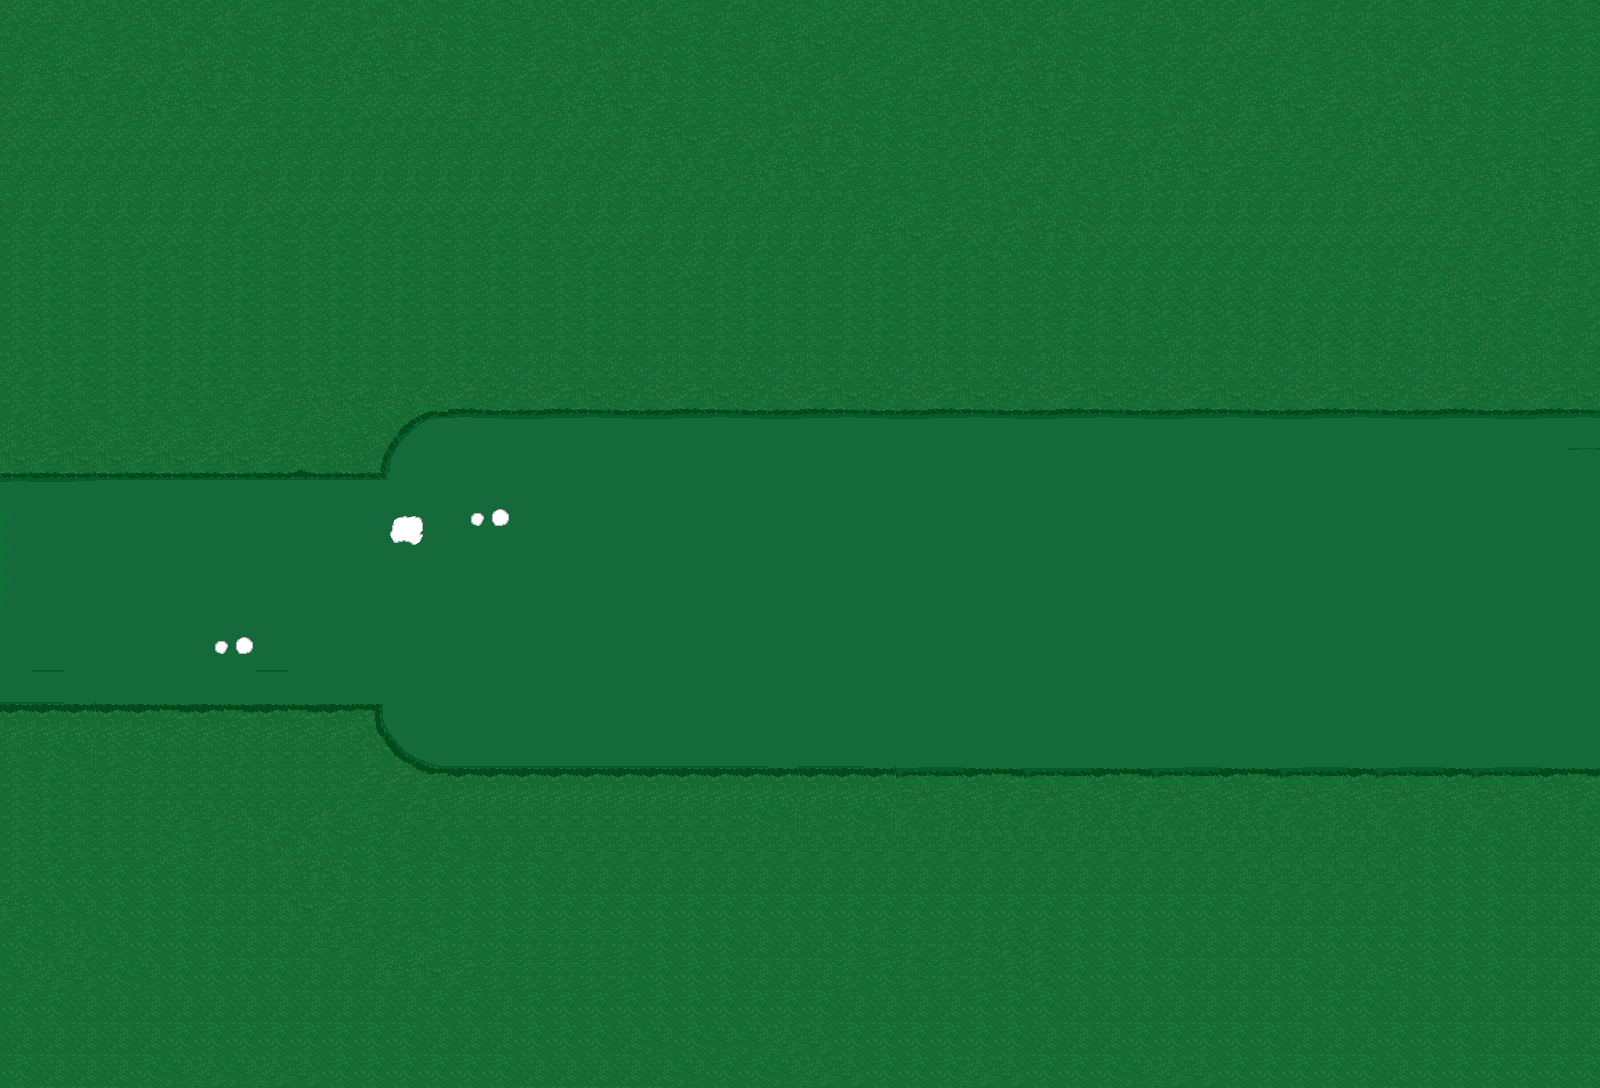

Tiled map render using the project's own tile images. Description and the map definition, with tile-layer contents summarised, below:
An orthogonal 50x34 tile map with 32x32 px tiles, 3 tile layers (Tile Layer 2, Tile Layer 1, Tile Layer 3), 4 tilesets and 26 objects (16x spobject, 2x character, level Info, item, trigger).

<map version="1.2" tiledversion="1.2.1" orientation="orthogonal" renderorder="right-down" width="50" height="34" tilewidth="32" tileheight="32" infinite="0" nextlayerid="6" nextobjectid="60">
 <tileset firstgid="1" name="playerstart" tilewidth="32" tileheight="32" tilecount="1" columns="1">
  <image source="playerstart.png" width="32" height="32" />
  <tile id="0">
   <properties>
    <property name="orient" value="right" />
    <property name="playerstart" value="" />
   </properties>
  </tile>
 </tileset>
 <tileset firstgid="2" name="grassdungeon1" tilewidth="32" tileheight="32" tilecount="1700" columns="50">
  <image source="grassdungeon1.png" width="1600" height="1088" />
 </tileset>
 <tileset firstgid="1702" name="grassdungeon2" tilewidth="32" tileheight="32" tilecount="1700" columns="50">
  <image source="grassdungeon2.png" width="1600" height="1088" />
 </tileset>
 <tileset firstgid="3402" name="grassdungeon5" tilewidth="32" tileheight="32" tilecount="1700" columns="50">
  <image source="grassdungeon5.png" width="1600" height="1088" />
 </tileset>
 <layer id="1" name="Tile Layer 2" width="50" height="34">
  <data>[1700 cells, 221 non-empty, 160 distinct tile ids]</data>
 </layer>
 <layer id="2" name="Tile Layer 1" width="50" height="34">
  <data>[1700 cells, 1 non-empty, 1 distinct tile ids]</data>
 </layer>
 <layer id="3" name="Tile Layer 3" width="50" height="34">
  <data>[1700 cells, 1700 non-empty, 324 distinct tile ids]</data>
 </layer>
 <objectgroup id="4" name="Object Layer 1">
  <object id="7" name="level Info" x="1024" y="64" width="24" height="24">
   <properties>
    <property name="areaname" value="It's cold, you idiot." />
    <property name="filter" value="dim" />
    <property name="levelinfo" value="1" />
   </properties>
  </object>
  <object id="12" x="0" y="864" width="896" height="224">
   <properties>
    <property name="block" value="" />
   </properties>
  </object>
  <object id="16" x="1120" y="832" width="480" height="256">
   <properties>
    <property name="block" value="" />
   </properties>
  </object>
  <object id="17" x="-64" y="448" width="32" height="256">
   <properties>
    <property name="NewArea" value="" />
    <property name="area" value="grassdungeon8.tmx" />
    <property name="returnarea" value="1" />
   </properties>
  </object>
  <object id="18" x="1632" y="416" width="32" height="352">
   <properties>
    <property name="NewArea" value="" />
    <property name="area" value="grassdungeon10.tmx" />
    <property name="returnarea" value="0" />
   </properties>
  </object>
  <object id="19" name="flyer" type="item" x="672" y="576" width="60" height="35">
   <properties>
    <property name="description" value="It's a flyer for a coffee shop.\The people on it look... fluffy?" />
    <property name="event1" value="" />
    <property name="image" value="flyer.png" />
    <property name="itemid" value="firstsword" />
   </properties>
  </object>
  <object id="21" x="1568" y="544" width="32" height="32">
   <properties>
    <property name="orient" value="left" />
    <property name="playerstart" value="" />
    <property name="startarea" value="2" />
   </properties>
  </object>
  <object id="38" name="Player Start" type="trigger" x="32" y="544" width="32" height="32">
   <properties>
    <property name="orient" value="down" />
    <property name="playerstart" value="" />
    <property name="startarea" value="0" />
   </properties>
  </object>
  <object id="42" type="spobject" x="0" y="161" width="196" height="298">
   <properties>
    <property name="image" value="snowyforesttreesp.png" />
    <property name="spobject" value="" />
   </properties>
  </object>
  <object id="43" type="spobject" x="192" y="161" width="196" height="298">
   <properties>
    <property name="image" value="snowyforesttreesp.png" />
    <property name="spobject" value="" />
   </properties>
  </object>
  <object id="44" type="spobject" x="0" y="704" width="196" height="298">
   <properties>
    <property name="image" value="snowyforesttreesp.png" />
    <property name="spobject" value="" />
   </properties>
  </object>
  <object id="45" type="spobject" x="192" y="704" width="196" height="298">
   <properties>
    <property name="image" value="snowyforesttreesp.png" />
    <property name="spobject" value="" />
   </properties>
  </object>
  <object id="46" name="Gray Mask" type="character" x="960" y="480" width="32" height="64">
   <properties>
    <property name="" value="" />
    <property name="SPflag1" value="" />
    <property name="description" value="I have an item you'll like,\ but you'll need to work for it..." />
    <property name="image" value="graycloak.gif" />
    <property name="name" value="Shopkeeper" />
    <property name="orient" value="down" />
    <property name="sprite" value="" />
   </properties>
  </object>
  <object id="47" name="Ex-Fredrick" type="character" x="352" y="-96" width="32" height="64">
   <properties>
    <property name="" value="" />
    <property name="description" value="Don't you get it? If you keep going...\...\One of us will have to die." />
    <property name="image" value="sprites/ghostface.png" />
    <property name="name" value="???" />
    <property name="orient" value="left" />
    <property name="sprite" value="" />
   </properties>
  </object>
  <object id="48" type="spobject" x="577" y="96" width="196" height="298">
   <properties>
    <property name="image" value="snowyforesttreesp.png" />
    <property name="spobject" value="" />
   </properties>
  </object>
  <object id="49" type="spobject" x="385" y="96" width="196" height="298">
   <properties>
    <property name="image" value="snowyforesttreesp.png" />
    <property name="spobject" value="" />
   </properties>
  </object>
  <object id="50" type="spobject" x="768" y="96" width="196" height="298">
   <properties>
    <property name="image" value="snowyforesttreesp.png" />
    <property name="spobject" value="" />
   </properties>
  </object>
  <object id="51" type="spobject" x="960" y="96" width="196" height="298">
   <properties>
    <property name="image" value="snowyforesttreesp.png" />
    <property name="spobject" value="" />
   </properties>
  </object>
  <object id="52" type="spobject" x="1152" y="96" width="196" height="298">
   <properties>
    <property name="image" value="snowyforesttreesp.png" />
    <property name="spobject" value="" />
   </properties>
  </object>
  <object id="53" type="spobject" x="1344" y="96" width="196" height="298">
   <properties>
    <property name="image" value="snowyforesttreesp.png" />
    <property name="spobject" value="" />
   </properties>
  </object>
  <object id="54" type="spobject" x="576" y="768" width="196" height="298">
   <properties>
    <property name="image" value="snowyforesttreesp.png" />
    <property name="spobject" value="" />
   </properties>
  </object>
  <object id="55" type="spobject" x="384" y="768" width="196" height="298">
   <properties>
    <property name="image" value="snowyforesttreesp.png" />
    <property name="spobject" value="" />
   </properties>
  </object>
  <object id="56" type="spobject" x="960" y="768" width="196" height="298">
   <properties>
    <property name="image" value="snowyforesttreesp.png" />
    <property name="spobject" value="" />
   </properties>
  </object>
  <object id="57" type="spobject" x="768" y="768" width="196" height="298">
   <properties>
    <property name="image" value="snowyforesttreesp.png" />
    <property name="spobject" value="" />
   </properties>
  </object>
  <object id="58" type="spobject" x="1344" y="768" width="196" height="298">
   <properties>
    <property name="image" value="snowyforesttreesp.png" />
    <property name="spobject" value="" />
   </properties>
  </object>
  </objectgroup>
</map>
<!-- 1 of 26 objects omitted -->
